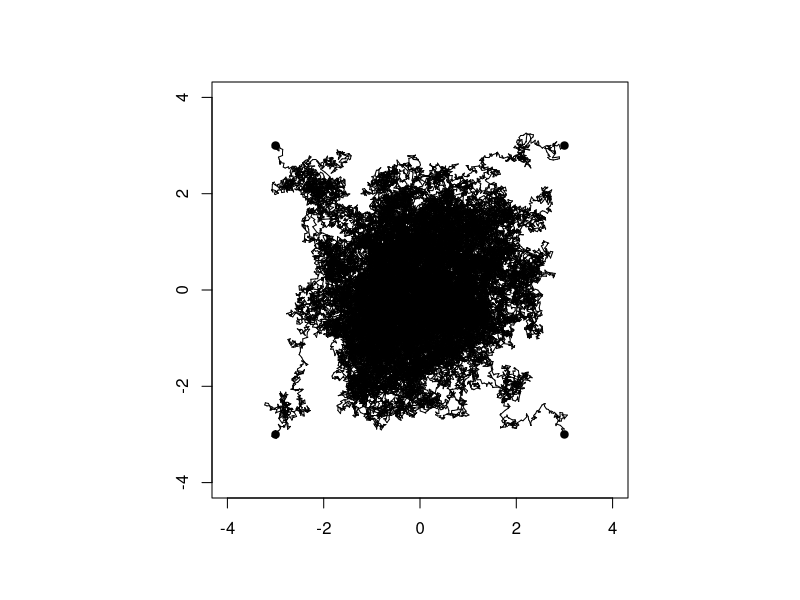

This figure's R source:
chains <- 5
iter <- 20000
sims <- array (NA, c(iter, chains,2))
dimnames (sims) <- list (NULL, NULL,
                         c ("theta1", "theta2"))
sims[1,1,]=c(3,3)
sims[1,2,]=c(3,-3)
sims[1,3,]=c(-3,3)
sims[1,4,]=c(-3,-3)
sims[1,5,]=c(0,0)
theta1_update=function(){
  return(rnorm(1,theta1,0.2^2))
}
theta2_update=function(){
  return(rnorm(1,theta2,0.2^2))
}
par(pty="s")
plot(x=NULL,
     y=NULL,
     xlim=range(-4:4),
     ylim=range(-4:4),xlab="",ylab=""
)
points(x=c(3,3,-3,-3,0),y=c(3,-3,3,-3,0),pch=19)
r=0
u=0
for (m in 1:chains){
  for (t in 1:(iter-1)){
    theta1 <- sims[t,m,1]
    theta2 <- sims[t,m,2]
    theta1 <- theta1_update()
    
    #segments(x0=sims[t,m,1], y0=sims[t,m,2], x1 = theta1, y1 = sims[t,m,2])
    theta2 <- theta2_update()
    r=dnorm(theta1,0,1)*dnorm(theta2,0,1)*dnorm(sims[t,m,1],theta1,0.2^2)*dnorm(sims[t,m,2],theta2,0.2^2)/(dnorm(sims[t,m,1],0,1)*dnorm(sims[t,m,2],0,1)*dnorm(theta1,sims[t,m,1],0.2^2)*dnorm(theta2,sims[t,m,2],0.2^2))
    #print(r)
    r=min(r,1)
    u=runif(1,0,1)
    if (u<r){
      sims[t+1,m,] <- c (theta1,theta2)
      
    }
    else{
      sims[t+1,m,] <- c (sims[t,m,1],sims[t,m,2])
      
    }
    
    segments(x0=sims[t,m,1], y0=sims[t,m,2], x1 = sims[t+1,m,1], y1 = sims[t+1,m,2])
  }
}
